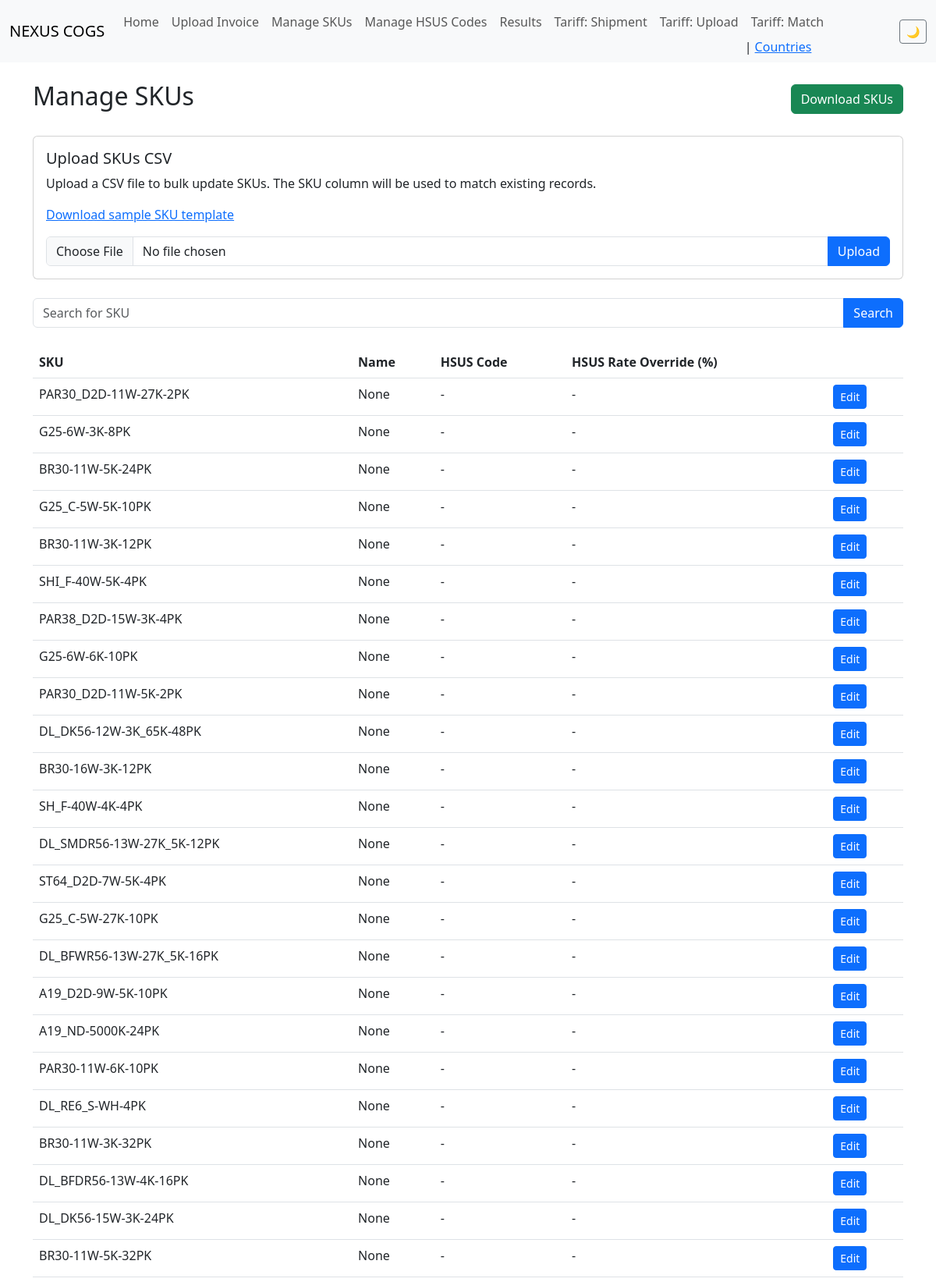
/legacy/skus/ (signed in, upper part), run on the app's committed database.
### cogs/models.py (models this page shows, shortened)
class SKU(models.Model):
    sku = models.CharField(max_length=100, unique=True)
    name = models.CharField(max_length=255, blank=True, null=True)
    hsus_code = models.ForeignKey(HSUSCode, on_delete=models.SET_NULL, blank=True, null=True)
    hsus_rate_pct = models.DecimalField(max_digits=5, decimal_places=2, blank=True, null=True, help_text="Overrides HSUSCode rate if present")

### cogs/views.py (the view)
# urls.py: path('skus/', views.sku_list, name='sku_list'),
@login_required
def sku_list(request):
    skus = SKU.objects.all()
    query = request.GET.get('query')
    if query:
        skus = skus.filter(sku__icontains=query)
    return render(request, 'sku_list.html', {'skus': skus})

### templates/sku_list.html (shortened to what this page needs)
{% extends 'base.html' %}
{% load static %}
{% block content %}
<div class="row">
    <div class="col-md-12">
        <div class="d-flex justify-content-between align-items-center mb-4">
            <h2>Manage SKUs</h2>
            <div>
                <a href="{% url 'sku_download' %}" class="btn btn-success">Download SKUs</a>
            </div>
        </div>
        <div class="card mb-4">
            <div class="card-body">
                <h5 class="card-title">Upload SKUs CSV</h5>
                <p class="card-text">Upload a CSV file to bulk update SKUs. The SKU column will be used to match existing records.</p>
                <p>
                    <a href="{% static 'csv_templates/sku_template.csv' %}" download>Download sample SKU template</a>
                </p>
                <form method="post" action="{% url 'sku_upload' %}" enctype="multipart/form-data">
                    <div class="input-group">
                        <input class="form-control" type="file" id="id_file" name="file">
                        <button type="submit" class="btn btn-primary">Upload</button>
                    </div>
                </form>
            </div>
        </div>
        <form method="get" class="mb-4">
            <div class="input-group">
                <input type="text" class="form-control" name="query" placeholder="Search for SKU" value="{{ request.GET.query }}">
                <button class="btn btn-primary" type="submit">Search</button>
            </div>
        </form>
        <table class="table">
            <thead>
                <tr>
                    <th>SKU</th>
                    <th>Name</th>
                    <th>HSUS Code</th>
                    <th>HSUS Rate Override (%)</th>
                    <th></th>
                </tr>
            </thead>
            <tbody>
                {% for sku in skus %}
                <tr>
                    <td>{{ sku.sku }}</td>
                    <td>{{ sku.name }}</td>
                    <td>{{ sku.hsus_code.code|default:"-" }}</td>
                    <td>{{ sku.hsus_rate_pct|default:"-" }}</td>
                    <td>
                        <a href="{% url 'sku_edit' sku.pk %}" class="btn btn-primary btn-sm">Edit</a>
                    </td>
                </tr>
                {% endfor %}
            </tbody>
        </table>
    </div>
</div>
{% endblock %}

### templates/base.html (style rules this page uses)
* { transition: background-color 0.3s ease, color 0.3s ease, border-color 0.3s ease; }

### data on the page
SKU: sku "PAR30_D2D-11W-27K-2PK", name "None", hsus_code.code "-", hsus_rate_pct "-"
SKU: sku "G25-6W-3K-8PK", name "None", hsus_code.code "-", hsus_rate_pct "-"
SKU: sku "BR30-11W-5K-24PK", name "None", hsus_code.code "-", hsus_rate_pct "-"
SKU: sku "G25_C-5W-5K-10PK", name "None", hsus_code.code "-", hsus_rate_pct "-"
SKU: sku "BR30-11W-3K-12PK", name "None", hsus_code.code "-", hsus_rate_pct "-"
SKU: sku "SHI_F-40W-5K-4PK", name "None", hsus_code.code "-", hsus_rate_pct "-"
SKU: sku "PAR38_D2D-15W-3K-4PK", name "None", hsus_code.code "-", hsus_rate_pct "-"
SKU: sku "G25-6W-6K-10PK", name "None", hsus_code.code "-", hsus_rate_pct "-"
SKU: sku "PAR30_D2D-11W-5K-2PK", name "None", hsus_code.code "-", hsus_rate_pct "-"
SKU: sku "DL_DK56-12W-3K_65K-48PK", name "None", hsus_code.code "-", hsus_rate_pct "-"
SKU: sku "BR30-16W-3K-12PK", name "None", hsus_code.code "-", hsus_rate_pct "-"
SKU: sku "SH_F-40W-4K-4PK", name "None", hsus_code.code "-", hsus_rate_pct "-"
SKU: sku "DL_SMDR56-13W-27K_5K-12PK", name "None", hsus_code.code "-", hsus_rate_pct "-"
SKU: sku "ST64_D2D-7W-5K-4PK", name "None", hsus_code.code "-", hsus_rate_pct "-"
SKU: sku "G25_C-5W-27K-10PK", name "None", hsus_code.code "-", hsus_rate_pct "-"
SKU: sku "DL_BFWR56-13W-27K_5K-16PK", name "None", hsus_code.code "-", hsus_rate_pct "-"
SKU: sku "A19_D2D-9W-5K-10PK", name "None", hsus_code.code "-", hsus_rate_pct "-"
SKU: sku "A19_ND-5000K-24PK", name "None", hsus_code.code "-", hsus_rate_pct "-"
SKU: sku "PAR30-11W-6K-10PK", name "None", hsus_code.code "-", hsus_rate_pct "-"
SKU: sku "DL_RE6_S-WH-4PK", name "None", hsus_code.code "-", hsus_rate_pct "-"
SKU: sku "BR30-11W-3K-32PK", name "None", hsus_code.code "-", hsus_rate_pct "-"
SKU: sku "DL_BFDR56-13W-4K-16PK", name "None", hsus_code.code "-", hsus_rate_pct "-"
SKU: sku "DL_DK56-15W-3K-24PK", name "None", hsus_code.code "-", hsus_rate_pct "-"
SKU: sku "BR30-11W-5K-32PK", name "None", hsus_code.code "-", hsus_rate_pct "-"
